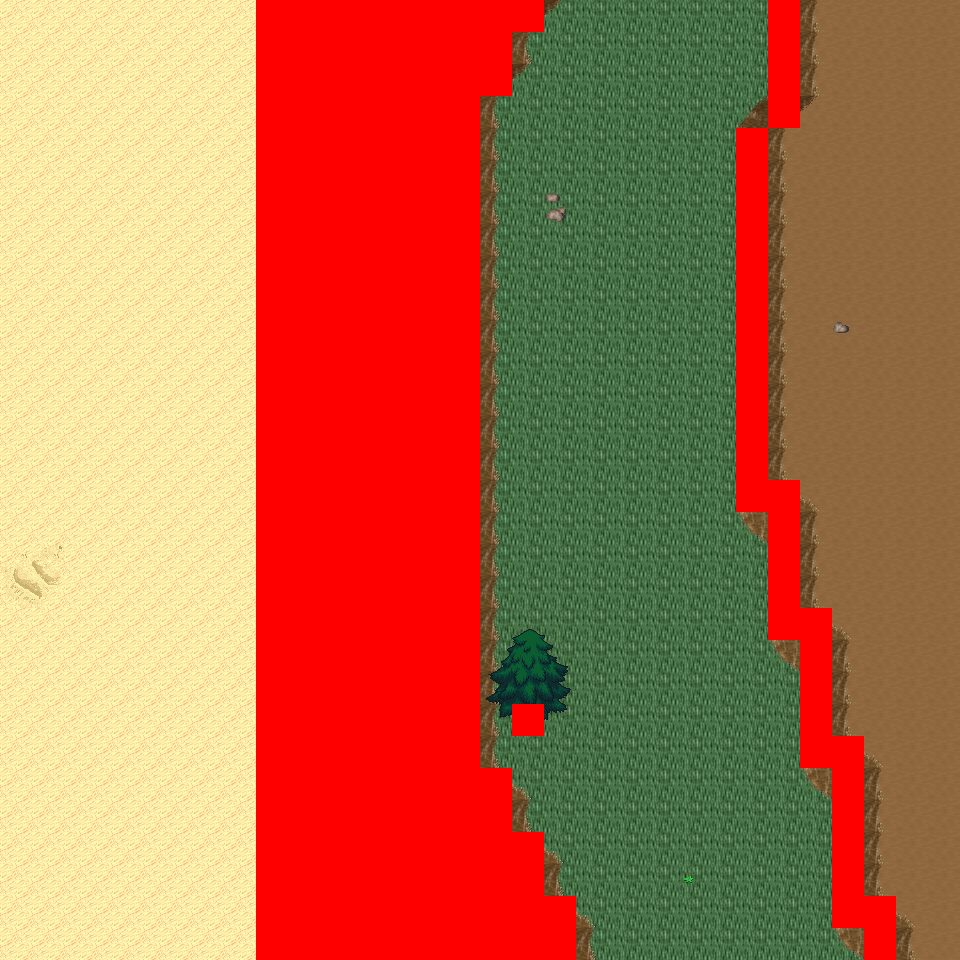

This is a level from a 2D game, rendered from its Tiled map with the project's own tilesets. A one-line summary and the map file follow, with tile-layer data summarised:
An orthogonal 30x30 tile map with 32x32 px tiles, 6 tile layers (Ground, Object, Object2, Above, ...), 12 tilesets and 7 objects (7x mapExit).

<map version="1.0" orientation="orthogonal" renderorder="right-down" width="30" height="30" tilewidth="32" tileheight="32" nextobjectid="8">
  <tileset firstgid="1" name="tileset_logic_collision" tilewidth="32" tileheight="32" tilecount="1" columns="1">
    <image source="../drawable/tileset_logic_collision.png" width="32" height="32" />
  </tileset>
  <tileset firstgid="2" name="tileset_ground_ground" tilewidth="32" tileheight="32" tilecount="33" columns="3">
    <image source="../drawable/tileset_ground_ground.png" width="96" height="352" />
  </tileset>
  <tileset firstgid="35" name="tileset_ground_ridge_earth_pale" tilewidth="32" tileheight="32" tilecount="96" columns="12">
    <image source="../drawable/tileset_ground_ridge_earth_pale.png" width="384" height="256" />
  </tileset>
  <tileset firstgid="131" name="tileset_ground_ridge_earth_dark" tilewidth="32" tileheight="32" tilecount="96" columns="12">
    <image source="../drawable/tileset_ground_ridge_earth_dark.png" width="384" height="256" />
  </tileset>
  <tileset firstgid="227" name="tileset_terrain_desert" tilewidth="32" tileheight="32" tilecount="88" columns="8">
    <image source="../drawable/tileset_terrain_desert.png" width="256" height="352" />
  </tileset>
  <tileset firstgid="315" name="tileset_plant_tree_tree_darkgreen" tilewidth="32" tileheight="32" tilecount="88" columns="8">
    <image source="../drawable/tileset_plant_tree_tree_darkgreen.png" width="256" height="352" />
  </tileset>
  <tileset firstgid="403" name="tileset_ground_rock_pebbles" tilewidth="32" tileheight="32" tilecount="3" columns="1">
    <image source="../drawable/tileset_ground_rock_pebbles.png" width="32" height="96" />
  </tileset>
  <tileset firstgid="406" name="tileset_ground_sand_2" tilewidth="32" tileheight="32" tilecount="15" columns="5">
    <image source="../drawable/tileset_ground_sand_2.png" width="160" height="96" />
  </tileset>
  <tileset firstgid="421" name="tileset_plant_cactus_2" tilewidth="32" tileheight="32" tilecount="10" columns="5">
    <image source="../drawable/tileset_plant_cactus_2.png" width="160" height="64" />
  </tileset>
  <tileset firstgid="431" name="tileset_plant_cactus" tilewidth="32" tileheight="32" tilecount="2" columns="1">
    <image source="../drawable/tileset_plant_cactus.png" width="32" height="64" />
  </tileset>
  <tileset firstgid="433" name="tileset_plant_star_shaped_plants" tilewidth="32" tileheight="32" tilecount="6" columns="2">
    <image source="../drawable/tileset_plant_star_shaped_plants.png" width="64" height="96" />
  </tileset>
  <tileset firstgid="439" name="tileset_plant_tree_evergreen" tilewidth="32" tileheight="32" tilecount="36" columns="3">
    <image source="../drawable/tileset_plant_tree_evergreen.png" width="96" height="384" />
  </tileset>
  <layer name="Ground" width="30" height="30">
    <data>[900 cells, 900 non-empty, 8 distinct tile ids]</data>
  </layer>
  <layer name="Object" width="30" height="30">
    <data>[900 cells, 194 non-empty, 24 distinct tile ids]</data>
  </layer>
  <layer name="Object2" width="30" height="30">
    <data>[900 cells, 2 non-empty, 2 distinct tile ids]</data>
  </layer>
  <layer name="Above" width="30" height="30">
    <data>[900 cells, 142 non-empty, 27 distinct tile ids]</data>
  </layer>
  <layer name="Above2" width="30" height="30">
    <data>[900 cells, 0 non-empty, 0 distinct tile ids]</data>
  </layer>
  <layer name="Walkable" width="30" height="30">
    <data>[900 cells, 261 non-empty, 1 distinct tile ids]</data>
  </layer>
  <objectgroup name="MapEvents">
    <object id="1" name="north" type="mapExit" x="0" y="0" width="256" height="32">
      <properties>
        <property name="map" value="level_0_x4_y94" />
        <property name="x" value="0" />
        <property name="y" value="28" />
      </properties>
    </object>
    <object id="2" name="north2" type="mapExit" x="544" y="0" width="224" height="32">
      <properties>
        <property name="map" value="level_0_x4_y94" />
        <property name="x" value="17" />
        <property name="y" value="28" />
      </properties>
    </object>
    <object id="3" name="north3" type="mapExit" x="800" y="0" width="160" height="32">
      <properties>
        <property name="map" value="level_0_x4_y94" />
        <property name="x" value="25" />
        <property name="y" value="28" />
      </properties>
    </object>
    <object id="4" name="south" type="mapExit" x="0" y="928" width="256" height="32">
      <properties>
        <property name="map" value="level_0_x4_y96" />
        <property name="x" value="0" />
        <property name="y" value="1" />
      </properties>
    </object>
    <object id="5" name="south2" type="mapExit" x="576" y="928" width="288" height="32">
      <properties>
        <property name="map" value="level_0_x4_y96" />
        <property name="x" value="18" />
        <property name="y" value="1" />
      </properties>
    </object>
    <object id="6" name="south3" type="mapExit" x="896" y="928" width="64" height="32">
      <properties>
        <property name="map" value="level_0_x4_y96" />
        <property name="x" value="28" />
        <property name="y" value="1" />
      </properties>
    </object>
    <object id="7" name="west" type="mapExit" x="0" y="0" width="32" height="960">
      <properties>
        <property name="map" value="level_0_x3_y95" />
        <property name="x" value="28" />
        <property name="y" value="0" />
      </properties>
    </object>
  </objectgroup>
</map>
